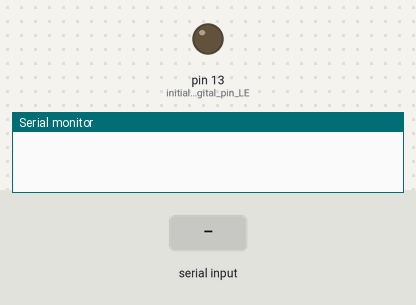
Simulated run of this sketch. Board: Arduino Uno, built with avr-gcc and run on an emulated ATmega328P. Shown: output pins drawn as LEDs (lit = HIGH), the last lines printed to the serial monitor. Inputs (shaded band) come from the test bench.

Above: at 1.2 s.
1.3 s: "<Water>" received over Serial
At 1.7 s:
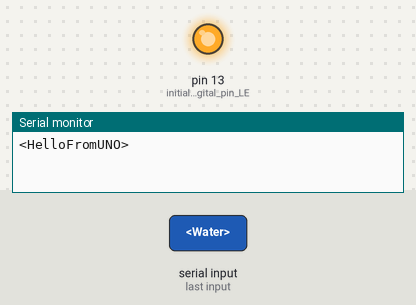
2.8 s: "<Fertilise>" received over Serial
At 4.2 s:
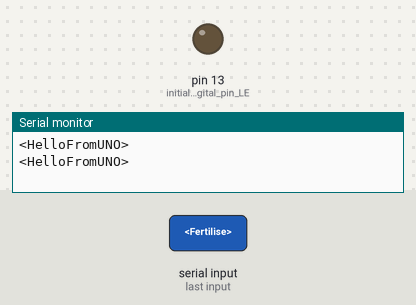
Timing chart, 0 to 5.8 s (numbered marks = the images above; inputs shaded):
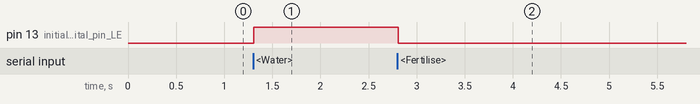

The sketch:

UNO.ino
```cpp
void setup(){

  pinMode(LED_BUILTIN, OUTPUT);   // initialize digital pin LED_BUILTIN as an output.
  Serial.begin(9600);
}
String serialMessage = "";
bool stringComplete = false;
void loop(){


while (Serial.available()) // jesli cos ma w buforze
    {
        char serialChar = Serial.read(); // zczytaj znak
        if (serialChar == '<') // jesli jest poczatkiem to zresetuj stringa
        {
            serialMessage = "";
        }
        else if (serialChar == '>')
        {
            stringComplete = true;
        }
        else
        {
            if ((serialChar >= 48 && serialChar <= 122) || serialChar == ',') // zbiera literki dopoki nie sklei calego stringa
                serialMessage += serialChar;
        }
    }
    if( stringComplete == true)
    {
      if( serialMessage == "Water")
      {
         digitalWrite(LED_BUILTIN, HIGH);   // turn the LED on (HIGH is the voltage level)
      }
      if(serialMessage == "Fertilise")
      {
         digitalWrite(LED_BUILTIN, LOW);    // turn the LED off by making the voltage LOW
      }
      Serial.println("<HelloFromUNO>");
      delay(1);
      //Serial.println("<HelloFromUNO>");
      //Serial.print("Received text: " );
      //Serial.println(serialMessage);
      stringComplete = false;
      //Serial.println(serialMessage);

        delay(100);

    }


//     int val = 0; //= ArduinoUno.parseFloat();
//     val = ArduinoUno.read();
//     if(val != "-1")
//       {
//       Serial.print("Incomming data: ");
//       Serial.println(val);
//       if( val == '\n')
//        {
//         Serial.println("slash n detected");
//         val = "";
//        }

   }

//void writeString(String stringData) { // Used to serially push out a String with Serial.write()
//
//  for (int i = 0; i < stringData.length(); i++)
//  {
//    Serial.write(stringData[i]);   // Push each char 1 by 1 on each loop pass
//  }
//
//}// end writeString
```

Measured:
- after the input at 1.3 s, pin 13 (initialize_digital_pin_LE): LOW → HIGH at once
- after the input at 2.8 s, pin 13 (initialize_digital_pin_LE): HIGH → LOW at once
